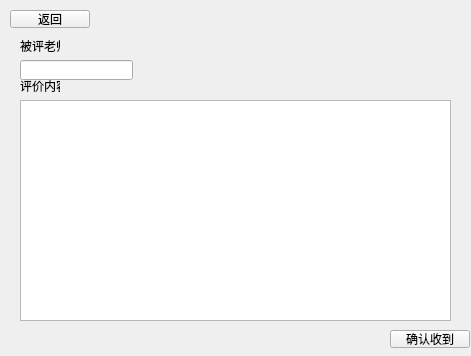
<?xml version="1.0" encoding="UTF-8"?>
<ui version="4.0">
 <class>GetComment</class>
 <widget class="QWidget" name="GetComment">
  <property name="geometry">
   <rect>
    <x>0</x>
    <y>0</y>
    <width>471</width>
    <height>356</height>
   </rect>
  </property>
  <property name="windowTitle">
   <string>Form</string>
  </property>
  <widget class="QPushButton" name="pushButton">
   <property name="geometry">
    <rect>
     <x>10</x>
     <y>10</y>
     <width>80</width>
     <height>18</height>
    </rect>
   </property>
   <property name="text">
    <string>返回</string>
   </property>
  </widget>
  <widget class="QLineEdit" name="TeaName">
   <property name="geometry">
    <rect>
     <x>20</x>
     <y>60</y>
     <width>113</width>
     <height>20</height>
    </rect>
   </property>
  </widget>
  <widget class="QTextEdit" name="content">
   <property name="geometry">
    <rect>
     <x>20</x>
     <y>100</y>
     <width>431</width>
     <height>221</height>
    </rect>
   </property>
  </widget>
  <widget class="QPushButton" name="confirm">
   <property name="geometry">
    <rect>
     <x>390</x>
     <y>330</y>
     <width>80</width>
     <height>18</height>
    </rect>
   </property>
   <property name="text">
    <string>确认收到</string>
   </property>
  </widget>
  <widget class="QLabel" name="label">
   <property name="geometry">
    <rect>
     <x>20</x>
     <y>40</y>
     <width>40</width>
     <height>12</height>
    </rect>
   </property>
   <property name="text">
    <string>被评老师：</string>
   </property>
  </widget>
  <widget class="QLabel" name="label_2">
   <property name="geometry">
    <rect>
     <x>20</x>
     <y>80</y>
     <width>40</width>
     <height>12</height>
    </rect>
   </property>
   <property name="text">
    <string>评价内容：</string>
   </property>
  </widget>
 </widget>
 <resources/>
 <connections/>
</ui>
